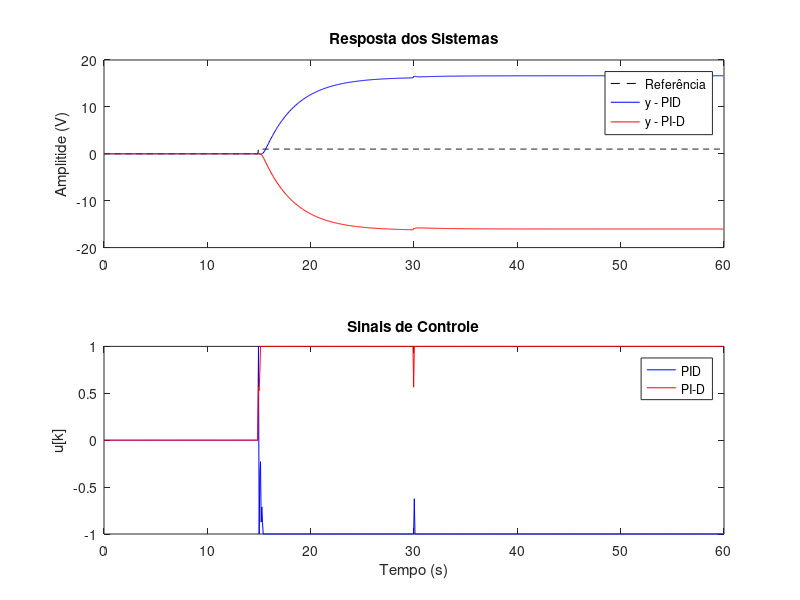

MATLAB code for this plot:
%% Atividade A1: Estudo de caso para o controle de velocidade longitudinal de um quadricóptero.
clear all; close all; clc;

%% Setup
% Carregando os coeficientes do modelo de 3ª ordem
load('sys_mod02.mat');
Ts = model.Ts;
Az = model.Az; a1 = Az(2); a2 = Az(3); a3 = Az(4);
Bz = model.Bz; b0 = Bz(2); b1 = Bz(3); b2 = Bz(4); 

% Carregando os valores de kp, ki e kd
load('control_pid.mat');
kp = control.kp;  ki = control.ki; kd = control.kd;

% Aproximação Backward Difference
s0 = kp +ki*Ts +kd/Ts; s1 = -kp -2*kd/Ts; s2 = kd/Ts;

% Configurações
tfinal = 60; % em segundos
N = round( tfinal/Ts ); % numero total de amostras

% Sinal de referencia (degrau unitario)
r = zeros(N,1); r(round(N/4):end)=1; 

% Condições iniciais e inicializacao
ym1 = zeros(N,1); ym2 = zeros(N,1);
um1 = zeros(N,1); um2 = zeros(N,1);
for k = 1:3
    r(k) = 0; ym1(k) = 0; um1(k) = 0;  
end

%% Perturbação de carga: 30% da referência
pert = zeros(N,1);
pert(round(30/Ts):end) = 0.3 * r(end); % comente essa linha para simular sem a perturbação

%% Simulacao
for k = 4:N
    % Planta
    ym1(k) = -a1*ym1(k-1) -a2*ym1(k-2) -a3*ym1(k-3) +b0*um1(k-1) +b1*um1(k-2) +b2*um1(k-3) + ...
        pert(k) + a1*pert(k-1) + a2*pert(k-2) +a3*pert(k-3) ;  
    ym2(k) = -a1*ym2(k-1) -a2*ym2(k-2) -a3*ym2(k-3) +b0*um2(k-1) +b1*um2(k-2) +b2*um2(k-3) + ...
        pert(k) + a1*pert(k-1) + a2*pert(k-2) + a3*pert(k-3) ;

    % Calcular o sinal de controle do PID
    um1(k) = um1(k-1) + s0*(r(k)-ym1(k)) + s1*(r(k-1)-ym1(k-1)) + s2*(r(k-2)-ym1(k-2));

    % Calculo do sinal de controle do PI-D
    um2(k) = um2(k-1) +(kp + ki*Ts)*r(k) -kp*r(k-1) - s0*ym2(k) - s1*ym2(k-1) - s2*ym2(k-2);
    
    % Limitando o sinal de controle 
    if um1(k) <= -1
        um1(k) = -1;
    elseif um1(k) >= 1
        um1(k) = 1;
    end

    if um2(k) <= -1
        um2(k) = -1;
    elseif um2(k) >= 1
        um2(k) = 1;
    end
end

%% Analise do desempenho
% Erro
erro1 = r - ym1; erro2 = r - ym2;

% Integral of Squared Error 
ISE1 = sum(erro1.^2);    ISE2 = sum(erro2.^2);

% Normalized Mean Squared Error
NMSE1 = sum(erro1.^2) / sum(r.^2);  NMSE2 = sum(erro2.^2) / sum(r.^2);

% Energia e potência do sinal de controle
e_u1 = sum(um1.^2); e_u2 = sum(um2.^2);
pot_u1 = e_u1 / N;  pot_u2 = e_u2 / N;

fprintf('\n=== Avaliação dos Índices ===\n');
fprintf('Controlador PID:    ISE = %.2f, NMSE = %.2f, Energia = %.2f, Potência = %.2f\n', ISE1, NMSE1, e_u1, pot_u1);
fprintf('Controlador PI-D:   ISE = %.2f, NMSE = %.2f, Energia = %.2f, Potência = %.2f\n', ISE2, NMSE2, e_u2, pot_u2);

%% Plots
figure;
subplot(2,1,1);
plot((0:N-1)*Ts, r, '--k', (0:N-1)*Ts, ym1, 'b', (0:N-1)*Ts, ym2, 'r');
legend('Referência', 'y - PID', 'y - PI-D');
ylabel('Amplitide (V)'); title('Resposta dos Sistemas');

subplot(2,1,2);
plot((0:N-1)*Ts, um1, 'b', (0:N-1)*Ts, um2, 'r');
legend('PID', 'PI-D');
xlabel('Tempo (s)'); ylabel('u[k]'); title('Sinais de Controle');

